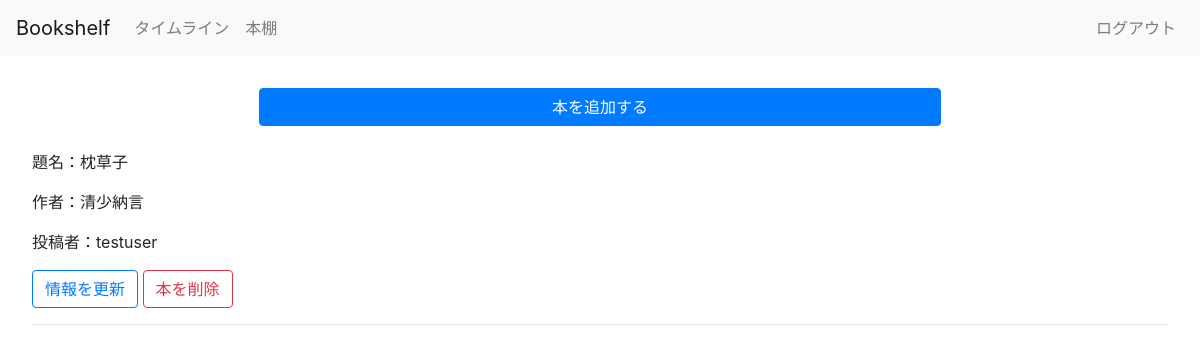
Before: /bookshelf/ (signed in) with the older database file.
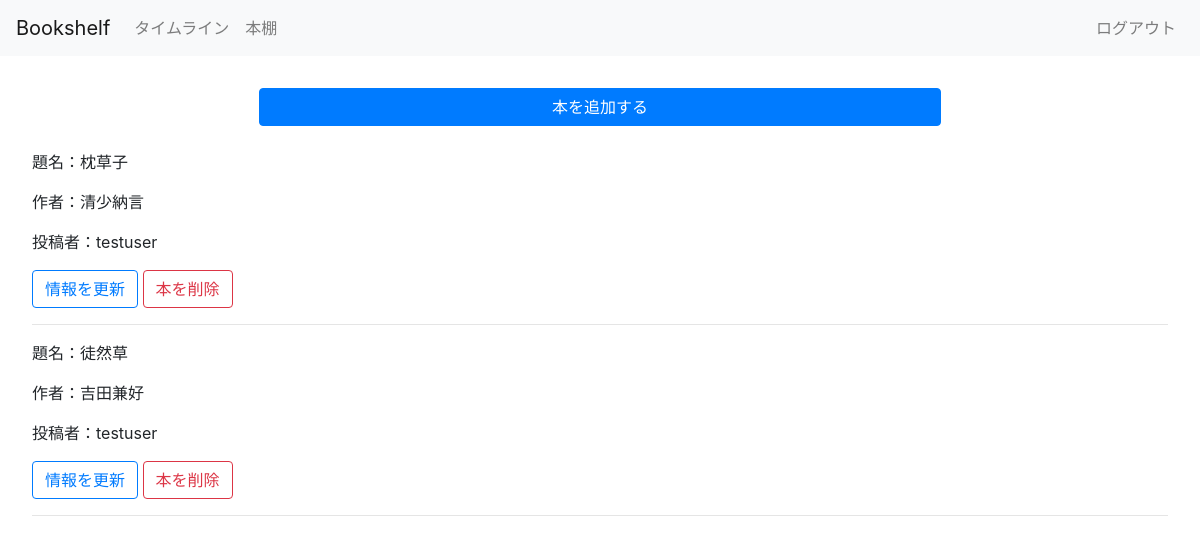
After: the same page with the newer database file.
### main.py (models this page shows, shortened)
class Book(db.Model):
    id = db.Column(db.Integer, primary_key=True)
    title = db.Column(db.String(100), nullable=False)
    book_author = db.Column(db.String(100), nullable=False)
    user_id = db.Column(db.Integer, db.ForeignKey('user.id'), nullable=False)

class User(db.Model, UserMixin):
    id = db.Column(db.Integer, primary_key=True)
    username = db.Column(db.String(20), unique=True, nullable=False)
    password = db.Column(db.String(60), nullable=False)
    posts = db.relationship('Post', backref='author', lazy=True)
    books = db.relationship('Book', backref='author', lazy=True)

### main.py (the view)
@ app.route("/bookshelf/")
@login_required
def bookshelf():  # 本棚(本一覧)を表示
    Books = Book.query.filter_by(author=current_user).all()
    return render_template("bookshelf.html", Books=Books)

### main.py (called while the page is built)
@login_manager.user_loader
def load_user(user_id):
    return User.query.get(int(user_id))

### templates/bookshelf.html (shortened to what this page needs)
{% extends "base.html" %}
{% block head %} <title>Bookshelf</title>
<link rel="stylesheet" href="{{url_for('static',filename = 'main.css')}}">{% endblock %}
{% block body %}
<main>
    <a class="btn btn-primary d-flex justify-content-center add" href="{{ url_for('add_book') }}">本を追加する</a>
    <br>
    {% for book in Books %}
    <p>題名：{{book.title}}</p>
    <p>作者：{{book.book_author}}</p>
    <p>投稿者：{{book.author.username}}</p>
    <a class="btn btn-outline-primary" href="{{ url_for('update_book', book_id = book.id) }}">情報を更新</a>
    <a class="btn btn-outline-danger" href="{{ url_for('delete_book', book_id = book.id) }}">本を削除</a>
    <hr>
    {% endfor %}
</main>
{% endblock %}

Changed rows visible on the page:
added Book: title "徒然草", book_author "吉田兼好", author.username "testuser"
